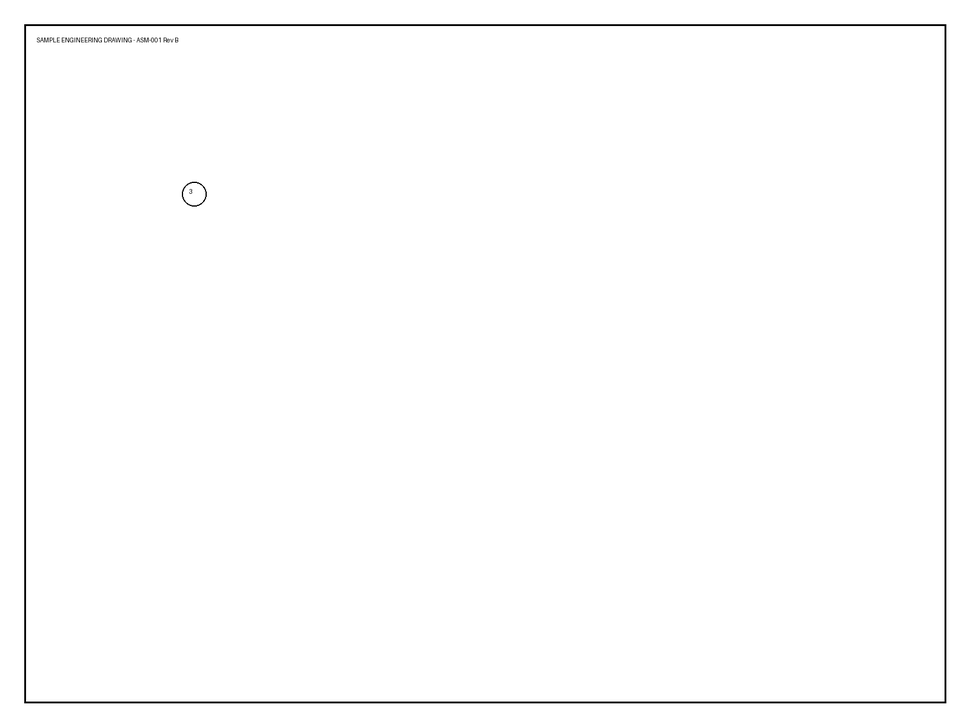
#> input picture vision-extractor/examples/sample_input/sample_drawing.png, 970 x 727 px, shrunk from 1600 x 1200 before the run
$ python -i callout_detect.py   (imports and definitions only)
#> lines starting #> are read from the running program, lines starting #| are printed output that depends on the picture; after the words box and inside, x2 and y2 are one past the last pixel; in counts of white or black regions, pixels touching at a corner belong together
### backend/config.py
"""
Configuration for the BlueprintAI hybrid detection pipeline (backend/).

Centralizes every tunable so no other module in this package reads
os.environ directly. Values are read lazily via get_settings() so tests
can monkeypatch environment variables cleanly (same pattern already used
by vision_extractor/config.py).
"""

from __future__ import annotations

import os
from dataclasses import dataclass
from pathlib import Path

# python-dotenv's bare load_dotenv() does not reliably resolve to
# backend/.env: its default search walks *upward* from a caller-file guess
# that dotenv derives from stack-frame/`__main__` inspection, not from this
# module's own location -- it can land on the repo root (or nowhere) instead
# of backend/, silently leaving ANTHROPIC_API_KEY unset. Same issue, same
# fix already applied in vision_extractor/config.py: resolve backend/.env
# explicitly by this file's own path first.
try:
    from dotenv import load_dotenv

    _ENV_PATH = Path(__file__).resolve().parent / ".env"
    if _ENV_PATH.is_file():
        load_dotenv(_ENV_PATH)
    else:
        load_dotenv()  # last-resort default search
except ImportError:  # python-dotenv is optional; env vars still work without it
    pass


def _str_to_bool(value: str) -> bool:
    return value.strip().lower() in {"1", "true", "yes", "on"}


@dataclass(frozen=True)
class PipelineSettings:
    # "hybrid" (new deterministic + narrow-classify pipeline) or "legacy"
    # (original whole-page vision-only pipeline via vision-extractor).
    pipeline_mode: str

    # classify.py — the only stage that calls an LLM.
    anthropic_api_key: str | None
    claude_model: str
    classify_max_workers: int
    classify_timeout_seconds: float
    use_mock_classify: bool

    # callout_detect.py — OpenCV candidate filtering.
    callout_min_radius_px: int
    callout_max_radius_px: int
    callout_min_circularity: float

    @classmethod
    def load(cls) -> "PipelineSettings":
        mode = os.getenv("PIPELINE_MODE", "hybrid").strip().lower()
        if mode not in {"hybrid", "legacy"}:
            mode = "hybrid"

        api_key = os.getenv("ANTHROPIC_API_KEY") or None
        model = os.getenv("CLAUDE_MODEL", "claude-haiku-4-5-20251001")
        max_workers = _safe_int(os.getenv("CLASSIFY_MAX_WORKERS"), default=8)
        timeout = _safe_float(os.getenv("CLASSIFY_TIMEOUT_SECONDS"), default=30.0)

        use_mock_raw = os.getenv("USE_MOCK_CLASSIFY", "")
        # No API key => force mock mode, same fallback philosophy as
        # vision_extractor.config.Settings (USE_MOCK), so the pipeline
        # always runs out of the box for teammates without a key.
        use_mock = _str_to_bool(use_mock_raw) if use_mock_raw else not bool(api_key)

        min_radius = _safe_int(os.getenv("CALLOUT_MIN_RADIUS_PX"), default=10)
        max_radius = _safe_int(os.getenv("CALLOUT_MAX_RADIUS_PX"), default=80)
        min_circularity = _safe_float(os.getenv("CALLOUT_MIN_CIRCULARITY"), default=0.6)

        return cls(
            pipeline_mode=mode,
            anthropic_api_key=api_key,
            claude_model=model,
            classify_max_workers=max_workers,
            classify_timeout_seconds=timeout,
            use_mock_classify=use_mock,
            callout_min_radius_px=min_radius,
            callout_max_radius_px=max_radius,
            callout_min_circularity=min_circularity,
        )


def _safe_int(value: str | None, *, default: int) -> int:
    if not value:
        return default
    try:
        return int(value)
    except ValueError:
        return default


def _safe_float(value: str | None, *, default: float) -> float:
    if not value:
        return default
    try:
        return float(value)
    except ValueError:
        return default


def get_settings() -> PipelineSettings:
    """Return a freshly loaded PipelineSettings instance (env may change
    between calls/tests)."""
    return PipelineSettings.load()

### backend/callout_detect.py
"""
callout_detect.py -- Stage 3 of the BlueprintAI hybrid detection pipeline.

Finds BOM balloon/callout candidates on a full-resolution drawing page
using classical computer vision (OpenCV) only -- no AI model is involved
here, and no coordinates are ever produced by classify.py; they all come
from this module.

Approach: grayscale -> adaptive threshold -> contour detection, filtered by
circularity (contour area vs. minEnclosingCircle area) and by a radius
range that is auto-calibrated from the distribution of candidate sizes
found on the sheet, falling back to config defaults when there aren't
enough candidates to estimate a distribution from.
"""

from __future__ import annotations

import logging
import math
import statistics
from dataclasses import dataclass, field

import cv2
import numpy as np

if __package__:
    from .config import get_settings
else:  # flat imports when run as a standalone script from backend/
    from config import get_settings

logger = logging.getLogger(__name__)

CROP_PADDING_PX = 10

# First-pass ("loose") circularity gate used only to build the candidate
# size distribution for auto-calibration -- intentionally more permissive
# than the final settings.callout_min_circularity gate.
_LOOSE_MIN_CIRCULARITY = 0.55
_LOOSE_MIN_RADIUS_PX = 1
_LOOSE_MAX_RADIUS_PX = 500
_MIN_CANDIDATES_FOR_CALIBRATION = 5


@dataclass
class CalloutCandidate:
    crop_id: str
    x: int  # center x, px (full page coordinates)
    y: int  # center y, px
    radius: float  # px
    bbox: dict  # xmin, ymin, xmax, ymax, px -- includes CROP_PADDING_PX
    circularity: float
    crop_bytes: bytes = field(repr=False)


def detect_callouts(image_path: str, page_id: str = "page") -> list[CalloutCandidate]:
    """Detect balloon/callout candidates on one full-resolution page image.

    Each candidate is cropped tightly (~10px padding) and encoded as PNG
    bytes, ready to hand to classify.py.
    """
    settings = get_settings()

    image = cv2.imread(str(image_path), cv2.IMREAD_COLOR)
#> image is the input picture: shape (727, 970, 3); min 0, max 255, mean 252.8
    if image is None:
        raise ValueError(f"callout_detect: could not read image at {image_path}")
    height, width = image.shape[:2]
#> height = 727; width = 970

    gray = cv2.cvtColor(image, cv2.COLOR_BGR2GRAY)
    blurred = cv2.GaussianBlur(gray, (5, 5), 0)
    thresh = cv2.adaptiveThreshold(
        blurred,
        255,
        cv2.ADAPTIVE_THRESH_GAUSSIAN_C,
        cv2.THRESH_BINARY_INV,
        25,
        5,
    )
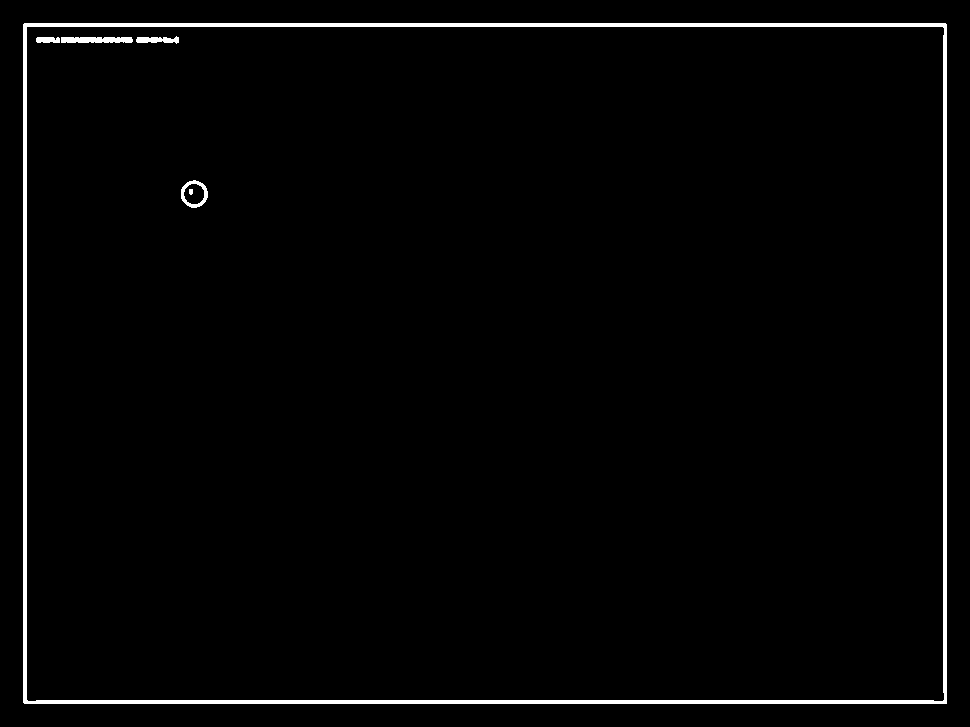
#> thresh: shape (727, 970); 2% white; 6 white regions

    contours, _ = cv2.findContours(thresh, cv2.RETR_LIST, cv2.CHAIN_APPROX_SIMPLE)
#> contours = 8 contours, 1 with area under 20; largest, box (x1, y1, x2, y2) and area: (23, 23, 947, 704) 627638, (26, 26, 945, 702) 618088, (181, 180, 208, 208) 546, (183, 183, 205, 205) 344, (61, 37, 133, 43) 328, (136, 36, 179, 44) 180, (36, 37, 60, 43) 102
    logger.info("[callout_detect] %s: %d raw contours", page_id, len(contours))

    loose = _loose_candidates(contours)
#> the loop in _loose_candidates, `for contour in contours:` made 8 passes
#> (area, cx, cy, radius, circle_area, circularity) on passes 2 to 6: (344.5, 193.8, 193.6, 10.92, 374.8, 0.919), (546, 193.8, 193.6, 13.67, 587, 0.93), (328.5, 96.47, 39.5, 35.56, 3972.6, 0.0827), (102.5, 47.5, 40, 11.67, 428, 0.239), (179.5, 157, 39.5, 21.1, 1398.8, 0.128)
#> (area, cx, cy, radius) on passes 7 to 8: (618087.5, 485, 363, 568.8), (627638.5, 484.5, 363.5, 572.9)
#> after the loop in _loose_candidates, `for contour in contours:`: results = [(14, (190.5, 191.3), 2.75, 0.591), (344.5, (193.8, 193.6), 10.92, 0.919), (546, (193.8, 193.6), 13.67, 0.93)]
#> loose has the same summary as results in _loose_candidates
    min_radius, max_radius = _calibrate_radius_range(loose, settings)
#> in _calibrate_radius_range, `radii = [radius for _, _, radius, _ in loose]`: radii = [2.75, 10.92, 13.67]
#> min_radius = 10; max_radius = 80
    # Circularity is calibrated from the radius-filtered pool, not the raw
    # loose pool: the full sheet has hundreds of tiny, irrelevant contours
    # (text character fragments, dimension tick marks) whose circularities
    # fill in the 0.55-0.95 range almost continuously, masking the real
    # balloon-vs-noise gap. Restricting to plausibly-balloon-sized
    # candidates first is what makes that gap visible again.
    size_filtered = [t for t in loose if min_radius <= t[2] <= max_radius]
#> size_filtered = [(344.5, (193.8, 193.6), 10.92, 0.919), (546, (193.8, 193.6), 13.67, 0.93)]
    min_circularity = _calibrate_min_circularity(size_filtered, settings)
#> in _calibrate_min_circularity, `circularities = sorted(c for _, _, _, c in loose)`: circularities = [0.919, 0.93]
#> min_circularity = 0.6

    candidates: list[CalloutCandidate] = []
    counter = 0
    for _area, (cx, cy), radius, circularity in size_filtered:
        if circularity < min_circularity:
            continue
        counter += 1
        crop_id = f"{page_id}_c{counter:04d}"
        bbox = _padded_bbox(cx, cy, radius, width, height)
        crop_bytes = _crop_bytes(image, bbox)
        candidates.append(
            CalloutCandidate(
                crop_id=crop_id,
                x=int(round(cx)),
                y=int(round(cy)),
                radius=float(radius),
                bbox=bbox,
                circularity=float(circularity),
                crop_bytes=crop_bytes,
            )
        )
#> this loop made 2 passes
#> (_area, cx, cy, radius, circularity, counter, crop_id, r in _padded_bbox) on passes 1 to 2: (344.5, 193.8, 193.6, 10.92, 0.919, 1, 'page_c0001', 20.92), (546, 193.8, 193.6, 13.67, 0.93, 2, 'page_c0002', 23.67)
#> pass 1, in _crop_bytes, `crop = image[bbox["ymin"] : bbox["ymax"], bbox["xmin"] : bbox["xmax"]]`:
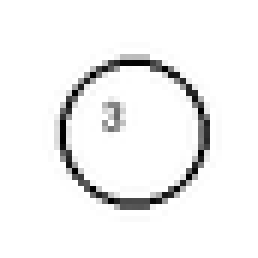
#> crop: shape (43, 43, 3) (shown 6 times larger); min 0, max 255, mean 241.6
#> pass 2, in _crop_bytes (call 2), `crop = image[bbox["ymin"] : bbox["ymax"], bbox["xmin"] : bbox["xmax"]]`:
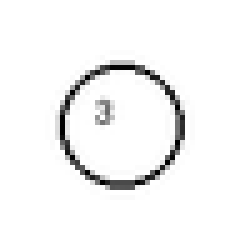
#> crop: shape (49, 48, 3) (shown 5 times larger); min 0, max 255, mean 244.4
#> after the loop, candidates = 2 items; counter = 2

    logger.info(
        "[callout_detect] %s: candidates detected: %d (radius range %.1f-%.1f px, min_circularity=%.2f)",
        page_id,
        len(candidates),
        min_radius,
        max_radius,
        min_circularity,
    )
    return candidates


def _loose_candidates(contours) -> list[tuple[float, tuple[float, float], float, float]]:
    """First pass: circularity-filtered (loosely) but not yet radius-
    filtered, used to build the size distribution for auto-calibration.

    Returns tuples of (area, (cx, cy), radius, circularity).
    """
    results = []
    for contour in contours:
        area = cv2.contourArea(contour)
        if area <= 0:
            continue
        (cx, cy), radius = cv2.minEnclosingCircle(contour)
        if radius <= 0 or not (_LOOSE_MIN_RADIUS_PX <= radius <= _LOOSE_MAX_RADIUS_PX):
            continue
        circle_area = math.pi * radius * radius
        circularity = area / circle_area if circle_area > 0 else 0.0
        if circularity < _LOOSE_MIN_CIRCULARITY:
            continue
        results.append((area, (cx, cy), radius, circularity))
    return results


def _calibrate_radius_range(loose, settings) -> tuple[float, float]:
    """Auto-calibrate the accepted radius range from the distribution of
    loose candidate sizes on this sheet; fall back to config defaults when
    there aren't enough candidates to estimate a distribution reliably."""
    radii = [radius for _, _, radius, _ in loose]
    if len(radii) < _MIN_CANDIDATES_FOR_CALIBRATION:
        logger.info(
            "[callout_detect] only %d loose candidate(s); using config default radius range",
            len(radii),
        )
        return float(settings.callout_min_radius_px), float(settings.callout_max_radius_px)

    median = statistics.median(radii)
    low = max(settings.callout_min_radius_px, median * 0.4)
    high = min(settings.callout_max_radius_px * 3, median * 2.5)
    if high <= low:
        return float(settings.callout_min_radius_px), float(settings.callout_max_radius_px)
    return low, high


# Real balloons are drawn as clean, consistent circles -- their circularity
# scores cluster tightly and high. False positives (dimension lines and
# arrowheads, partially-occluded holes, text character strokes, JPEG/scan
# noise) are reliably less circular and cluster lower, with a wide gap in
# between on a real sheet. A fixed default (settings.callout_min_circularity)
# has to stay loose enough to not reject legitimate but slightly-imperfect
# balloons on some sheet, which then lets every low-circularity false
# positive on a *different*, cleaner sheet through too. Auto-calibrating
# from this sheet's own distribution -- same philosophy as
# _calibrate_radius_range -- fixes both sides at once.
_MIN_CANDIDATES_FOR_CIRCULARITY_CALIBRATION = 6
_MIN_CIRCULARITY_GAP = 0.08


def _calibrate_min_circularity(loose, settings) -> float:
    """Auto-calibrate the circularity cutoff from the widest gap in this
    sheet's own sorted circularity distribution; fall back to the config
    default when there aren't enough candidates, or no gap is wide enough
    to trust as a real cluster boundary rather than noise."""
    circularities = sorted(c for _, _, _, c in loose)
    if len(circularities) < _MIN_CANDIDATES_FOR_CIRCULARITY_CALIBRATION:
        return float(settings.callout_min_circularity)

    best_gap = 0.0
    best_index = None
    for i in range(len(circularities) - 1):
        gap = circularities[i + 1] - circularities[i]
        if gap > best_gap:
            best_gap = gap
            best_index = i

    if best_index is None or best_gap < _MIN_CIRCULARITY_GAP:
        return float(settings.callout_min_circularity)

    midpoint = (circularities[best_index] + circularities[best_index + 1]) / 2.0
    # Calibration only tightens the default, never loosens below it.
    return max(midpoint, float(settings.callout_min_circularity))


def _padded_bbox(cx: float, cy: float, radius: float, width: int, height: int) -> dict:
    r = radius + CROP_PADDING_PX
    xmin = max(0, int(math.floor(cx - r)))
    ymin = max(0, int(math.floor(cy - r)))
    xmax = min(width, int(math.ceil(cx + r)))
    ymax = min(height, int(math.ceil(cy + r)))
    return {"xmin": xmin, "ymin": ymin, "xmax": xmax, "ymax": ymax}


def _crop_bytes(image: np.ndarray, bbox: dict) -> bytes:
    crop = image[bbox["ymin"] : bbox["ymax"], bbox["xmin"] : bbox["xmax"]]
    ok, buf = cv2.imencode(".png", crop)
    if not ok:
        raise ValueError("callout_detect: failed to encode candidate crop")
    return buf.tobytes()

>>> result = detect_callouts('../vision-extractor/examples/sample_input/sample_drawing.png')
#> result = 2 items
